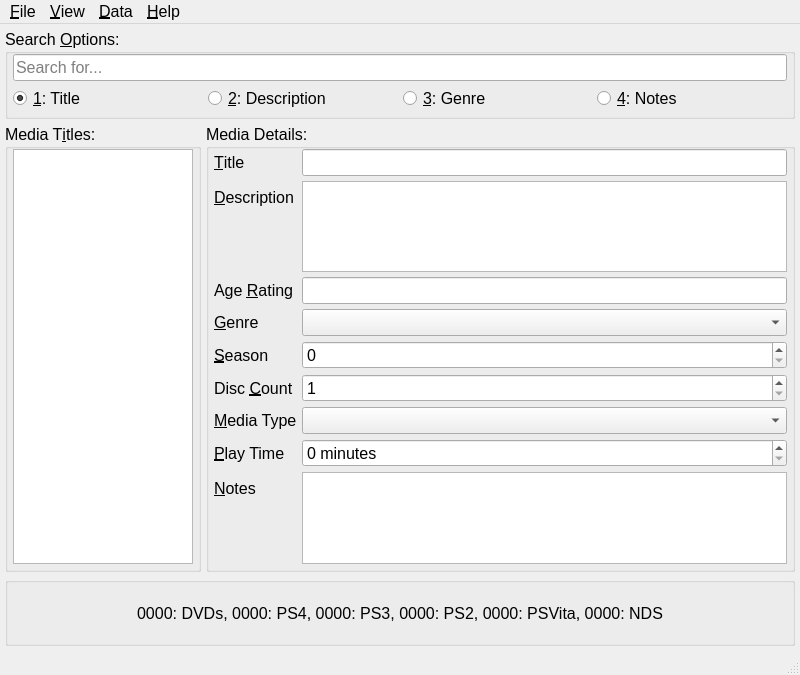
<?xml version="1.0" encoding="UTF-8"?>
<ui version="4.0">
 <author>Dominic Lee</author>
 <class>MainWindow</class>
 <widget class="QMainWindow" name="MainWindow">
  <property name="geometry">
   <rect>
    <x>0</x>
    <y>0</y>
    <width>800</width>
    <height>675</height>
   </rect>
  </property>
  <property name="minimumSize">
   <size>
    <width>800</width>
    <height>675</height>
   </size>
  </property>
  <property name="font">
   <font>
    <family>Arial</family>
    <pointsize>12</pointsize>
   </font>
  </property>
  <property name="windowTitle">
   <string>Media Database</string>
  </property>
  <widget class="QWidget" name="main_window">
   <layout class="QGridLayout" name="gl_main_window" rowstretch="0,0,0">
    <property name="leftMargin">
     <number>5</number>
    </property>
    <property name="topMargin">
     <number>5</number>
    </property>
    <property name="rightMargin">
     <number>5</number>
    </property>
    <property name="bottomMargin">
     <number>5</number>
    </property>
    <property name="spacing">
     <number>5</number>
    </property>
    <item row="0" column="0">
     <widget class="QGroupBox" name="gb_search_bar">
      <property name="title">
       <string>Search &amp;Options:</string>
      </property>
      <layout class="QVBoxLayout" name="vl_search_bar">
       <property name="spacing">
        <number>5</number>
       </property>
       <property name="leftMargin">
        <number>5</number>
       </property>
       <property name="topMargin">
        <number>0</number>
       </property>
       <property name="rightMargin">
        <number>5</number>
       </property>
       <property name="bottomMargin">
        <number>5</number>
       </property>
       <item>
        <widget class="QLineEdit" name="le_search_bar">
         <property name="font">
          <font>
           <family>Arial</family>
           <pointsize>12</pointsize>
          </font>
         </property>
         <property name="placeholderText">
          <string>Search for...</string>
         </property>
        </widget>
       </item>
       <item>
        <layout class="QHBoxLayout" name="hl_search_options">
         <property name="spacing">
          <number>5</number>
         </property>
         <item>
          <widget class="QRadioButton" name="rb_title">
           <property name="font">
            <font>
             <family>Arial</family>
             <pointsize>12</pointsize>
            </font>
           </property>
           <property name="toolTip">
            <string>Search via entry titles.</string>
           </property>
           <property name="statusTip">
            <string>Search via entry titles.</string>
           </property>
           <property name="whatsThis">
            <string>Search via entry titles.</string>
           </property>
           <property name="text">
            <string>&amp;1: Title</string>
           </property>
           <property name="shortcut">
            <string>Alt+1</string>
           </property>
           <property name="checked">
            <bool>true</bool>
           </property>
          </widget>
         </item>
         <item>
          <widget class="QRadioButton" name="rb_description">
           <property name="font">
            <font>
             <family>Arial</family>
             <pointsize>12</pointsize>
            </font>
           </property>
           <property name="toolTip">
            <string>Search entries via Description.</string>
           </property>
           <property name="statusTip">
            <string>Search entries via Description.</string>
           </property>
           <property name="whatsThis">
            <string>Search entries via Description.</string>
           </property>
           <property name="text">
            <string>&amp;2: Description</string>
           </property>
           <property name="shortcut">
            <string>Alt+2</string>
           </property>
          </widget>
         </item>
         <item>
          <widget class="QRadioButton" name="rb_genre">
           <property name="font">
            <font>
             <family>Arial</family>
             <pointsize>12</pointsize>
            </font>
           </property>
           <property name="toolTip">
            <string>Search entries via Genre.</string>
           </property>
           <property name="statusTip">
            <string>Search entries via Genre.</string>
           </property>
           <property name="whatsThis">
            <string>Search entries via Genre.</string>
           </property>
           <property name="text">
            <string>&amp;3: Genre</string>
           </property>
           <property name="shortcut">
            <string>Alt+3</string>
           </property>
          </widget>
         </item>
         <item>
          <widget class="QRadioButton" name="rb_notes">
           <property name="font">
            <font>
             <family>Arial</family>
             <pointsize>12</pointsize>
            </font>
           </property>
           <property name="toolTip">
            <string>Search entries via Notes.</string>
           </property>
           <property name="statusTip">
            <string>Search entries via Notes.</string>
           </property>
           <property name="whatsThis">
            <string>Search entries via Notes.</string>
           </property>
           <property name="text">
            <string>&amp;4: Notes</string>
           </property>
           <property name="shortcut">
            <string>Alt+4</string>
           </property>
          </widget>
         </item>
        </layout>
       </item>
      </layout>
     </widget>
    </item>
    <item row="2" column="0">
     <widget class="QGroupBox" name="gb_entry_count">
      <property name="title">
       <string/>
      </property>
      <layout class="QVBoxLayout" name="vl_count_display">
       <property name="spacing">
        <number>5</number>
       </property>
       <property name="leftMargin">
        <number>5</number>
       </property>
       <property name="topMargin">
        <number>5</number>
       </property>
       <property name="rightMargin">
        <number>5</number>
       </property>
       <property name="bottomMargin">
        <number>5</number>
       </property>
       <item>
        <widget class="QLabel" name="lbl_entries_count">
         <property name="minimumSize">
          <size>
           <width>0</width>
           <height>50</height>
          </size>
         </property>
         <property name="font">
          <font>
           <family>Arial</family>
           <pointsize>12</pointsize>
          </font>
         </property>
         <property name="text">
          <string>0000: DVDs, 0000: PS4, 0000: PS3, 0000: PS2, 0000: PSVita, 0000: NDS</string>
         </property>
         <property name="alignment">
          <set>Qt::AlignCenter</set>
         </property>
         <property name="wordWrap">
          <bool>true</bool>
         </property>
        </widget>
       </item>
      </layout>
     </widget>
    </item>
    <item row="1" column="0">
     <layout class="QHBoxLayout" name="hl_media_display" stretch="1,3">
      <property name="spacing">
       <number>5</number>
      </property>
      <item>
       <widget class="QGroupBox" name="gb_media_titles">
        <property name="title">
         <string>Media T&amp;itles:</string>
        </property>
        <layout class="QVBoxLayout" name="vl_entries_list">
         <property name="spacing">
          <number>5</number>
         </property>
         <property name="leftMargin">
          <number>5</number>
         </property>
         <property name="topMargin">
          <number>0</number>
         </property>
         <property name="rightMargin">
          <number>5</number>
         </property>
         <property name="bottomMargin">
          <number>5</number>
         </property>
         <item>
          <widget class="QListView" name="lst_media_list">
           <property name="font">
            <font>
             <family>Arial</family>
             <pointsize>12</pointsize>
            </font>
           </property>
          </widget>
         </item>
        </layout>
       </widget>
      </item>
      <item>
       <widget class="QGroupBox" name="gb_entries_info">
        <property name="title">
         <string>Media Details:</string>
        </property>
        <layout class="QGridLayout" name="gl_details" rowstretch="0" columnstretch="0">
         <property name="leftMargin">
          <number>5</number>
         </property>
         <property name="topMargin">
          <number>0</number>
         </property>
         <property name="rightMargin">
          <number>5</number>
         </property>
         <property name="bottomMargin">
          <number>5</number>
         </property>
         <property name="spacing">
          <number>5</number>
         </property>
         <item row="0" column="0">
          <layout class="QFormLayout" name="fl_info">
           <property name="horizontalSpacing">
            <number>5</number>
           </property>
           <property name="verticalSpacing">
            <number>5</number>
           </property>
           <item row="0" column="0">
            <widget class="QLabel" name="lbl_Title">
             <property name="font">
              <font>
               <family>Arial</family>
               <pointsize>12</pointsize>
              </font>
             </property>
             <property name="text">
              <string>&amp;Title</string>
             </property>
             <property name="buddy">
              <cstring>le_title</cstring>
             </property>
            </widget>
           </item>
           <item row="0" column="1">
            <widget class="QLineEdit" name="le_title">
             <property name="font">
              <font>
               <family>Arial</family>
               <pointsize>12</pointsize>
              </font>
             </property>
            </widget>
           </item>
           <item row="1" column="0">
            <widget class="QLabel" name="lbl_description">
             <property name="font">
              <font>
               <family>Arial</family>
               <pointsize>12</pointsize>
              </font>
             </property>
             <property name="text">
              <string>&amp;Description</string>
             </property>
             <property name="buddy">
              <cstring>te_description</cstring>
             </property>
            </widget>
           </item>
           <item row="3" column="0">
            <widget class="QLabel" name="lbl_genre">
             <property name="font">
              <font>
               <family>Arial</family>
               <pointsize>12</pointsize>
              </font>
             </property>
             <property name="text">
              <string>&amp;Genre</string>
             </property>
             <property name="buddy">
              <cstring>cb_genre</cstring>
             </property>
            </widget>
           </item>
           <item row="5" column="0">
            <widget class="QLabel" name="lbl_season">
             <property name="font">
              <font>
               <family>Arial</family>
               <pointsize>12</pointsize>
              </font>
             </property>
             <property name="text">
              <string>&amp;Season</string>
             </property>
             <property name="buddy">
              <cstring>sb_season</cstring>
             </property>
            </widget>
           </item>
           <item row="6" column="0">
            <widget class="QLabel" name="lbl_disc_count">
             <property name="font">
              <font>
               <family>Arial</family>
               <pointsize>12</pointsize>
              </font>
             </property>
             <property name="text">
              <string>Disc &amp;Count</string>
             </property>
             <property name="buddy">
              <cstring>sb_disc_count</cstring>
             </property>
            </widget>
           </item>
           <item row="8" column="0">
            <widget class="QLabel" name="lbl_media_type">
             <property name="font">
              <font>
               <family>Arial</family>
               <pointsize>12</pointsize>
              </font>
             </property>
             <property name="text">
              <string>&amp;Media Type</string>
             </property>
             <property name="buddy">
              <cstring>cb_media_type</cstring>
             </property>
            </widget>
           </item>
           <item row="2" column="0">
            <widget class="QLabel" name="lbl_age_rating">
             <property name="font">
              <font>
               <family>Arial</family>
               <pointsize>12</pointsize>
              </font>
             </property>
             <property name="text">
              <string>Age &amp;Rating</string>
             </property>
             <property name="buddy">
              <cstring>le_age_rating</cstring>
             </property>
            </widget>
           </item>
           <item row="1" column="1">
            <widget class="QPlainTextEdit" name="te_description">
             <property name="font">
              <font>
               <family>Arial</family>
               <pointsize>12</pointsize>
              </font>
             </property>
             <property name="tabChangesFocus">
              <bool>true</bool>
             </property>
            </widget>
           </item>
           <item row="2" column="1">
            <widget class="QLineEdit" name="le_age_rating">
             <property name="font">
              <font>
               <family>Arial</family>
               <pointsize>12</pointsize>
              </font>
             </property>
            </widget>
           </item>
           <item row="5" column="1">
            <widget class="QSpinBox" name="sb_season">
             <property name="font">
              <font>
               <family>Arial</family>
               <pointsize>12</pointsize>
              </font>
             </property>
            </widget>
           </item>
           <item row="6" column="1">
            <widget class="QSpinBox" name="sb_disc_count">
             <property name="font">
              <font>
               <family>Arial</family>
               <pointsize>12</pointsize>
              </font>
             </property>
             <property name="minimum">
              <number>1</number>
             </property>
            </widget>
           </item>
           <item row="9" column="0">
            <widget class="QLabel" name="lbl_play_time">
             <property name="font">
              <font>
               <family>Arial</family>
               <pointsize>12</pointsize>
              </font>
             </property>
             <property name="text">
              <string>&amp;Play Time</string>
             </property>
             <property name="buddy">
              <cstring>sb_play_time</cstring>
             </property>
            </widget>
           </item>
           <item row="9" column="1">
            <widget class="QSpinBox" name="sb_play_time">
             <property name="font">
              <font>
               <family>Arial</family>
               <pointsize>12</pointsize>
              </font>
             </property>
             <property name="suffix">
              <string> minutes</string>
             </property>
             <property name="maximum">
              <number>25000</number>
             </property>
            </widget>
           </item>
           <item row="3" column="1">
            <widget class="QComboBox" name="cb_genre">
             <property name="font">
              <font>
               <family>Arial</family>
               <pointsize>12</pointsize>
              </font>
             </property>
            </widget>
           </item>
           <item row="8" column="1">
            <widget class="QComboBox" name="cb_media_type">
             <property name="font">
              <font>
               <family>Arial</family>
               <pointsize>12</pointsize>
              </font>
             </property>
            </widget>
           </item>
           <item row="10" column="0">
            <widget class="QLabel" name="lbl_notes">
             <property name="font">
              <font>
               <family>Arial</family>
               <pointsize>12</pointsize>
              </font>
             </property>
             <property name="text">
              <string>&amp;Notes</string>
             </property>
             <property name="buddy">
              <cstring>te_notes</cstring>
             </property>
            </widget>
           </item>
           <item row="10" column="1">
            <widget class="QPlainTextEdit" name="te_notes">
             <property name="font">
              <font>
               <family>Arial</family>
               <pointsize>12</pointsize>
              </font>
             </property>
             <property name="tabChangesFocus">
              <bool>true</bool>
             </property>
            </widget>
           </item>
          </layout>
         </item>
        </layout>
       </widget>
      </item>
     </layout>
    </item>
   </layout>
  </widget>
  <widget class="QMenuBar" name="menubar">
   <property name="geometry">
    <rect>
     <x>0</x>
     <y>0</y>
     <width>800</width>
     <height>26</height>
    </rect>
   </property>
   <widget class="QMenu" name="menuFile">
    <property name="title">
     <string>&amp;File</string>
    </property>
    <addaction name="actionQuit"/>
   </widget>
   <widget class="QMenu" name="menuData">
    <property name="title">
     <string>&amp;Data</string>
    </property>
    <addaction name="actionAdd_Entry"/>
    <addaction name="actionDelete_Entry"/>
    <addaction name="actionUpdate_Entry"/>
    <addaction name="separator"/>
    <addaction name="actionEdit_Genres"/>
    <addaction name="actionConvert_Genres"/>
    <addaction name="separator"/>
    <addaction name="actionEdit_Media_Types"/>
    <addaction name="actionConvert_Types"/>
   </widget>
   <widget class="QMenu" name="menuHelp">
    <property name="title">
     <string>&amp;Help</string>
    </property>
    <addaction name="actionAbout"/>
   </widget>
   <widget class="QMenu" name="menuView">
    <property name="title">
     <string>&amp;View</string>
    </property>
    <widget class="QMenu" name="menuDisplay_Count_By">
     <property name="title">
      <string>Display Count By</string>
     </property>
     <addaction name="actionDisplay_by_Genre"/>
     <addaction name="actionDisplay_by_Type"/>
    </widget>
    <addaction name="actionClear_UI"/>
    <addaction name="menuDisplay_Count_By"/>
   </widget>
   <addaction name="menuFile"/>
   <addaction name="menuView"/>
   <addaction name="menuData"/>
   <addaction name="menuHelp"/>
  </widget>
  <widget class="QStatusBar" name="statusbar"/>
  <action name="actionQuit">
   <property name="text">
    <string>&amp;Quit</string>
   </property>
   <property name="toolTip">
    <string>Quit the application.</string>
   </property>
   <property name="statusTip">
    <string>Quit the application.</string>
   </property>
   <property name="autoRepeat">
    <bool>false</bool>
   </property>
  </action>
  <action name="actionAdd_Entry">
   <property name="text">
    <string>&amp;Add</string>
   </property>
   <property name="toolTip">
    <string>Add an entry to the database.</string>
   </property>
   <property name="statusTip">
    <string>Add an entry to the database.</string>
   </property>
   <property name="shortcut">
    <string>Alt+A</string>
   </property>
   <property name="autoRepeat">
    <bool>false</bool>
   </property>
  </action>
  <action name="actionDelete_Entry">
   <property name="text">
    <string>Delete</string>
   </property>
   <property name="toolTip">
    <string>Delete an entry from the databse.</string>
   </property>
   <property name="statusTip">
    <string>Delete an entry from the databse.</string>
   </property>
   <property name="autoRepeat">
    <bool>false</bool>
   </property>
  </action>
  <action name="actionUpdate_Entry">
   <property name="text">
    <string>&amp;Update</string>
   </property>
   <property name="toolTip">
    <string>Update an entry already in the database.</string>
   </property>
   <property name="statusTip">
    <string>Update an entry already in the database.</string>
   </property>
   <property name="shortcut">
    <string>Alt+U</string>
   </property>
   <property name="autoRepeat">
    <bool>false</bool>
   </property>
  </action>
  <action name="actionEdit_Genres">
   <property name="text">
    <string>Edit &amp;Genres</string>
   </property>
   <property name="statusTip">
    <string>Alows the addition and delition of different genres.</string>
   </property>
   <property name="shortcut">
    <string>F8</string>
   </property>
   <property name="autoRepeat">
    <bool>false</bool>
   </property>
  </action>
  <action name="actionEdit_Media_Types">
   <property name="text">
    <string>Edit &amp;Media Types</string>
   </property>
   <property name="statusTip">
    <string>Allows the addition and deletion of different media types.</string>
   </property>
   <property name="shortcut">
    <string>F10</string>
   </property>
   <property name="autoRepeat">
    <bool>false</bool>
   </property>
  </action>
  <action name="actionDelete_Genre">
   <property name="text">
    <string>Delete Genre</string>
   </property>
   <property name="autoRepeat">
    <bool>false</bool>
   </property>
  </action>
  <action name="actionDelete_Media_Type">
   <property name="text">
    <string>Delete Media Type</string>
   </property>
   <property name="autoRepeat">
    <bool>false</bool>
   </property>
  </action>
  <action name="actionAbout">
   <property name="text">
    <string>&amp;About</string>
   </property>
   <property name="toolTip">
    <string>Show application information.</string>
   </property>
   <property name="statusTip">
    <string>Show application information.</string>
   </property>
   <property name="autoRepeat">
    <bool>false</bool>
   </property>
  </action>
  <action name="actionClear_UI">
   <property name="text">
    <string>&amp;Clear UI</string>
   </property>
   <property name="statusTip">
    <string>Clear UI</string>
   </property>
   <property name="shortcut">
    <string>Esc</string>
   </property>
   <property name="autoRepeat">
    <bool>false</bool>
   </property>
  </action>
  <action name="actionConvert_Types">
   <property name="text">
    <string>Convert &amp;Types</string>
   </property>
   <property name="shortcut">
    <string>F11</string>
   </property>
  </action>
  <action name="actionConvert_Genres">
   <property name="text">
    <string>Convert Gen&amp;res</string>
   </property>
   <property name="shortcut">
    <string>F9</string>
   </property>
  </action>
  <action name="actionDisplay_by_Genre">
   <property name="checkable">
    <bool>true</bool>
   </property>
   <property name="text">
    <string>&amp;Genre</string>
   </property>
   <property name="toolTip">
    <string>Display entry count by Genre.</string>
   </property>
   <property name="statusTip">
    <string>Display entry count by Genre.</string>
   </property>
   <property name="whatsThis">
    <string>Display entry count by Genre.</string>
   </property>
   <property name="autoRepeat">
    <bool>false</bool>
   </property>
  </action>
  <action name="actionDisplay_by_Type">
   <property name="checkable">
    <bool>true</bool>
   </property>
   <property name="checked">
    <bool>true</bool>
   </property>
   <property name="text">
    <string>Media &amp;Type</string>
   </property>
   <property name="toolTip">
    <string>Display entry count by Media Type.</string>
   </property>
   <property name="statusTip">
    <string>Display entry count by Media Type.</string>
   </property>
   <property name="whatsThis">
    <string>Display entry count by Media Type.</string>
   </property>
   <property name="autoRepeat">
    <bool>false</bool>
   </property>
  </action>
 </widget>
 <tabstops>
  <tabstop>rb_title</tabstop>
  <tabstop>rb_description</tabstop>
  <tabstop>rb_genre</tabstop>
  <tabstop>rb_notes</tabstop>
  <tabstop>le_title</tabstop>
  <tabstop>te_description</tabstop>
  <tabstop>le_age_rating</tabstop>
  <tabstop>cb_genre</tabstop>
  <tabstop>sb_season</tabstop>
  <tabstop>sb_disc_count</tabstop>
  <tabstop>cb_media_type</tabstop>
  <tabstop>sb_play_time</tabstop>
  <tabstop>te_notes</tabstop>
 </tabstops>
 <resources/>
 <connections/>
</ui>
